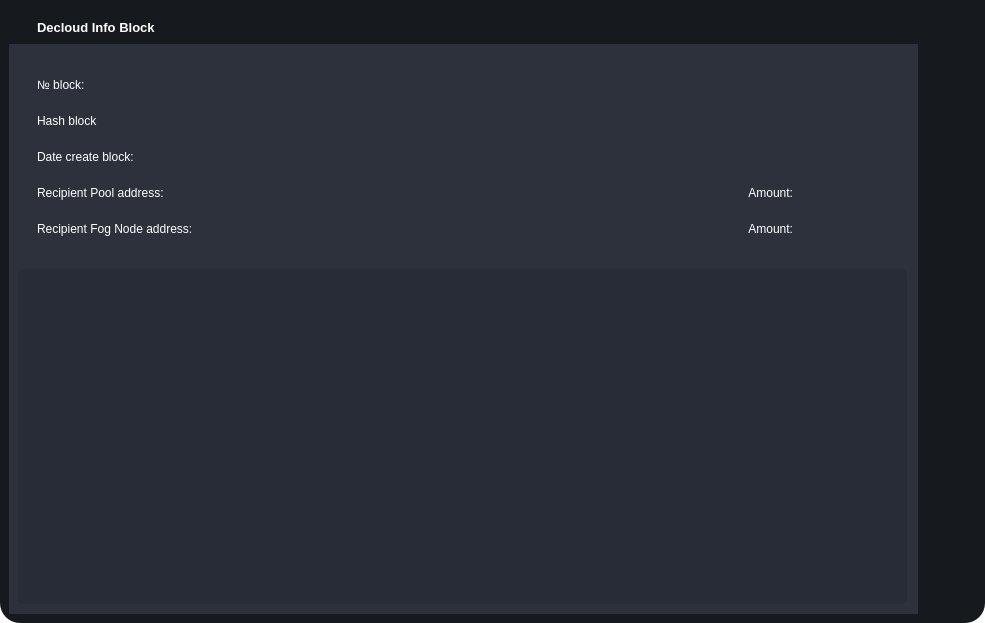
<?xml version="1.0" encoding="UTF-8"?>
<ui version="4.0">
 <class>Dialog</class>
 <widget class="QDialog" name="Dialog">
  <property name="geometry">
   <rect>
    <x>0</x>
    <y>0</y>
    <width>985</width>
    <height>623</height>
   </rect>
  </property>
  <property name="windowTitle">
   <string notr="true">Dialog</string>
  </property>
  <property name="styleSheet">
   <string notr="true">* {
	border: none;
	background-color:transparent;
	background: transparent;
	padding: 0;
	margin:0;
	color:#fff;
}

#bodyContainer {
	background-color: #16191d;
	border-bottom-left-radius: 20px;
	border-bottom-right-radius: 20px;
}
#headerContainer {
	background-color: #16191d;
}

QTableWidget {	
	background-color: rgb(39, 44, 54);
	padding: 10px;
	border-radius: 5px;
	gridline-color: rgb(44, 49, 60);
	border-bottom: 1px solid rgb(44, 49, 60);
}
QTableWidget::item{
	border-color: rgb(44, 49, 60);
	padding-left: 5px;
	padding-right: 5px;
	gridline-color: rgb(44, 49, 60);
}
QTableWidget::item:selected{
	background-color: #55aaff;
}
QScrollBar:horizontal {
    border: none;
    background: rgb(52, 59, 72);
    height: 14px;
    margin: 0px 21px 0 21px;
	border-radius: 0px;
}
 QScrollBar:vertical {
	border: none;
    background: rgb(52, 59, 72);
    width: 14px;
    margin: 21px 0 21px 0;
	border-radius: 0px;
 }
QHeaderView::section{
	Background-color: rgb(39, 44, 54);
	max-width: 30px;
	border: 1px solid rgb(44, 49, 60);
	border-style: none;
    border-bottom: 1px solid rgb(44, 49, 60);
    border-right: 1px solid rgb(44, 49, 60);
}
QTableWidget::horizontalHeader {	
	background-color: rgb(81, 255, 0);
}
QHeaderView::section:horizontal
{
    border: 1px solid rgb(32, 34, 42);
	background-color: rgb(27, 29, 35);
	padding: 3px;
	border-top-left-radius: 7px;
    border-top-right-radius: 7px;
}
QHeaderView::section:vertical
{
    border: 1px solid rgb(44, 49, 60);
}

/* SCROLL BARS */
QScrollBar:horizontal {
    border: none;
    background: rgb(52, 59, 72);
    height: 14px;
    margin: 0px 21px 0 21px;
	border-radius: 0px;
}
QScrollBar::handle:horizontal {
    background: #55aaff;;
    min-width: 25px;
	border-radius: 7px
}
QScrollBar::add-line:horizontal {
    border: none;
    background: rgb(55, 63, 77);
    width: 20px;
	border-top-right-radius: 7px;
    border-bottom-right-radius: 7px;
    subcontrol-position: right;
    subcontrol-origin: margin;
}
QScrollBar::sub-line:horizontal {
    border: none;
    background: rgb(55, 63, 77);
    width: 20px;
	border-top-left-radius: 7px;
    border-bottom-left-radius: 7px;
    subcontrol-position: left;
    subcontrol-origin: margin;
}
QScrollBar::up-arrow:horizontal, QScrollBar::down-arrow:horizontal
{
     background: none;
}
QScrollBar::add-page:horizontal, QScrollBar::sub-page:horizontal
{
     background: none;
}
 QScrollBar:vertical {
	border: none;
    background: rgb(52, 59, 72);
    width: 14px;
    margin: 21px 0 21px 0;
	border-radius: 0px;
 }
 QScrollBar::handle:vertical {	
	background:#55aaff;;
    min-height: 25px;
	border-radius: 7px
 }
 QScrollBar::add-line:vertical {
     border: none;
    background: rgb(55, 63, 77);
     height: 20px;
	border-bottom-left-radius: 7px;
    border-bottom-right-radius: 7px;
     subcontrol-position: bottom;
     subcontrol-origin: margin;
 }
 QScrollBar::sub-line:vertical {
	border: none;
    background: rgb(55, 63, 77);
     height: 20px;
	border-top-left-radius: 7px;
    border-top-right-radius: 7px;
     subcontrol-position: top;
     subcontrol-origin: margin;
 }
 QScrollBar::up-arrow:vertical, QScrollBar::down-arrow:vertical {
     background: none;
 }

 QScrollBar::add-page:vertical, QScrollBar::sub-page:vertical {
     background: none;
 }</string>
  </property>
  <layout class="QVBoxLayout" name="verticalLayout">
   <property name="spacing">
    <number>0</number>
   </property>
   <property name="leftMargin">
    <number>0</number>
   </property>
   <property name="topMargin">
    <number>0</number>
   </property>
   <property name="rightMargin">
    <number>0</number>
   </property>
   <property name="bottomMargin">
    <number>0</number>
   </property>
   <item>
    <widget class="QFrame" name="headerContainer">
     <property name="frameShape">
      <enum>QFrame::StyledPanel</enum>
     </property>
     <property name="frameShadow">
      <enum>QFrame::Raised</enum>
     </property>
     <layout class="QHBoxLayout" name="horizontalLayout">
      <property name="spacing">
       <number>0</number>
      </property>
      <property name="leftMargin">
       <number>15</number>
      </property>
      <property name="topMargin">
       <number>20</number>
      </property>
      <property name="rightMargin">
       <number>14</number>
      </property>
      <property name="bottomMargin">
       <number>0</number>
      </property>
      <item alignment="Qt::AlignLeft">
       <widget class="QFrame" name="frame_3">
        <property name="frameShape">
         <enum>QFrame::StyledPanel</enum>
        </property>
        <property name="frameShadow">
         <enum>QFrame::Raised</enum>
        </property>
        <layout class="QHBoxLayout" name="horizontalLayout_3">
         <property name="spacing">
          <number>5</number>
         </property>
         <property name="leftMargin">
          <number>10</number>
         </property>
         <property name="topMargin">
          <number>0</number>
         </property>
         <property name="rightMargin">
          <number>0</number>
         </property>
         <property name="bottomMargin">
          <number>0</number>
         </property>
         <item>
          <widget class="QLabel" name="label_2">
           <property name="maximumSize">
            <size>
             <width>30</width>
             <height>30</height>
            </size>
           </property>
           <property name="text">
            <string/>
           </property>
           <property name="pixmap">
            <pixmap resource="../resourses.qrc">:/images/icon.png</pixmap>
           </property>
           <property name="scaledContents">
            <bool>true</bool>
           </property>
           <property name="wordWrap">
            <bool>false</bool>
           </property>
           <property name="openExternalLinks">
            <bool>false</bool>
           </property>
          </widget>
         </item>
         <item>
          <widget class="QLabel" name="label">
           <property name="font">
            <font>
             <pointsize>10</pointsize>
             <weight>75</weight>
             <bold>true</bold>
            </font>
           </property>
           <property name="text">
            <string>Decloud Info Block</string>
           </property>
          </widget>
         </item>
        </layout>
       </widget>
      </item>
     </layout>
    </widget>
   </item>
   <item>
    <widget class="QFrame" name="bodyContainer">
     <property name="sizePolicy">
      <sizepolicy hsizetype="Preferred" vsizetype="Expanding">
       <horstretch>0</horstretch>
       <verstretch>0</verstretch>
      </sizepolicy>
     </property>
     <property name="font">
      <font>
       <pointsize>9</pointsize>
      </font>
     </property>
     <property name="frameShape">
      <enum>QFrame::StyledPanel</enum>
     </property>
     <property name="frameShadow">
      <enum>QFrame::Raised</enum>
     </property>
     <layout class="QHBoxLayout" name="horizontalLayout_4">
      <item>
       <widget class="QFrame" name="frame_4">
        <property name="styleSheet">
         <string notr="true">#frame_4 {
	background-color: #2c313c;
}

</string>
        </property>
        <property name="frameShape">
         <enum>QFrame::StyledPanel</enum>
        </property>
        <property name="frameShadow">
         <enum>QFrame::Raised</enum>
        </property>
        <layout class="QVBoxLayout" name="verticalLayout_3">
         <property name="rightMargin">
          <number>11</number>
         </property>
         <item>
          <widget class="QFrame" name="frame_2">
           <property name="sizePolicy">
            <sizepolicy hsizetype="Expanding" vsizetype="Preferred">
             <horstretch>0</horstretch>
             <verstretch>0</verstretch>
            </sizepolicy>
           </property>
           <property name="styleSheet">
            <string notr="true"/>
           </property>
           <property name="frameShape">
            <enum>QFrame::StyledPanel</enum>
           </property>
           <property name="frameShadow">
            <enum>QFrame::Raised</enum>
           </property>
           <layout class="QHBoxLayout" name="horizontalLayout_5">
            <property name="spacing">
             <number>10</number>
            </property>
            <property name="leftMargin">
             <number>0</number>
            </property>
            <property name="topMargin">
             <number>0</number>
            </property>
            <property name="rightMargin">
             <number>0</number>
            </property>
            <property name="bottomMargin">
             <number>0</number>
            </property>
           </layout>
          </widget>
         </item>
         <item>
          <layout class="QGridLayout" name="gridLayout_2" columnstretch="3,5,1,1,0">
           <property name="leftMargin">
            <number>19</number>
           </property>
           <property name="topMargin">
            <number>11</number>
           </property>
           <property name="rightMargin">
            <number>19</number>
           </property>
           <property name="bottomMargin">
            <number>19</number>
           </property>
           <item row="2" column="0">
            <widget class="QLabel" name="label_5">
             <property name="font">
              <font>
               <pointsize>9</pointsize>
              </font>
             </property>
             <property name="text">
              <string>Date create block:</string>
             </property>
             <property name="wordWrap">
              <bool>true</bool>
             </property>
            </widget>
           </item>
           <item row="4" column="0">
            <widget class="QLabel" name="label_7">
             <property name="font">
              <font>
               <pointsize>9</pointsize>
              </font>
             </property>
             <property name="text">
              <string>Recipient Pool address:</string>
             </property>
             <property name="wordWrap">
              <bool>true</bool>
             </property>
            </widget>
           </item>
           <item row="7" column="2">
            <widget class="QLabel" name="label_11">
             <property name="font">
              <font>
               <pointsize>9</pointsize>
              </font>
             </property>
             <property name="text">
              <string>Amount:</string>
             </property>
             <property name="alignment">
              <set>Qt::AlignRight|Qt::AlignTrailing|Qt::AlignVCenter</set>
             </property>
             <property name="wordWrap">
              <bool>true</bool>
             </property>
             <property name="margin">
              <number>5</number>
             </property>
            </widget>
           </item>
           <item row="7" column="0">
            <widget class="QLabel" name="label_9">
             <property name="font">
              <font>
               <pointsize>9</pointsize>
              </font>
             </property>
             <property name="text">
              <string>Recipient Fog Node address:</string>
             </property>
             <property name="wordWrap">
              <bool>true</bool>
             </property>
            </widget>
           </item>
           <item row="0" column="0">
            <widget class="QLabel" name="label_3">
             <property name="font">
              <font>
               <pointsize>9</pointsize>
              </font>
             </property>
             <property name="text">
              <string>№ block:</string>
             </property>
             <property name="wordWrap">
              <bool>true</bool>
             </property>
            </widget>
           </item>
           <item row="4" column="2">
            <widget class="QLabel" name="label_12">
             <property name="font">
              <font>
               <pointsize>9</pointsize>
              </font>
             </property>
             <property name="text">
              <string>Amount:</string>
             </property>
             <property name="alignment">
              <set>Qt::AlignRight|Qt::AlignTrailing|Qt::AlignVCenter</set>
             </property>
             <property name="wordWrap">
              <bool>true</bool>
             </property>
             <property name="margin">
              <number>5</number>
             </property>
            </widget>
           </item>
           <item row="4" column="1">
            <widget class="QLabel" name="RecipientPoolAddressLabel">
             <property name="minimumSize">
              <size>
               <width>0</width>
               <height>30</height>
              </size>
             </property>
             <property name="font">
              <font>
               <pointsize>9</pointsize>
              </font>
             </property>
             <property name="text">
              <string/>
             </property>
             <property name="wordWrap">
              <bool>true</bool>
             </property>
            </widget>
           </item>
           <item row="7" column="1">
            <widget class="QLabel" name="RecipientFogNodeAddressLabel">
             <property name="minimumSize">
              <size>
               <width>0</width>
               <height>30</height>
              </size>
             </property>
             <property name="font">
              <font>
               <pointsize>9</pointsize>
              </font>
             </property>
             <property name="text">
              <string/>
             </property>
             <property name="wordWrap">
              <bool>true</bool>
             </property>
            </widget>
           </item>
           <item row="4" column="3" colspan="2">
            <widget class="QLabel" name="RecipientPoolAmountLabel">
             <property name="font">
              <font>
               <pointsize>9</pointsize>
              </font>
             </property>
             <property name="text">
              <string/>
             </property>
             <property name="wordWrap">
              <bool>true</bool>
             </property>
            </widget>
           </item>
           <item row="2" column="1" colspan="4">
            <widget class="QLabel" name="DateLabel">
             <property name="minimumSize">
              <size>
               <width>0</width>
               <height>30</height>
              </size>
             </property>
             <property name="font">
              <font>
               <pointsize>9</pointsize>
              </font>
             </property>
             <property name="text">
              <string/>
             </property>
             <property name="wordWrap">
              <bool>true</bool>
             </property>
            </widget>
           </item>
           <item row="7" column="3" colspan="2">
            <widget class="QLabel" name="RecipientFogNodeAmountsLabel">
             <property name="minimumSize">
              <size>
               <width>0</width>
               <height>30</height>
              </size>
             </property>
             <property name="font">
              <font>
               <pointsize>9</pointsize>
              </font>
             </property>
             <property name="text">
              <string/>
             </property>
             <property name="wordWrap">
              <bool>true</bool>
             </property>
            </widget>
           </item>
           <item row="1" column="0">
            <widget class="QLabel" name="label_4">
             <property name="font">
              <font>
               <pointsize>9</pointsize>
              </font>
             </property>
             <property name="text">
              <string>Hash block</string>
             </property>
            </widget>
           </item>
           <item row="0" column="1" colspan="4">
            <widget class="QLabel" name="NumberBlockLabel">
             <property name="minimumSize">
              <size>
               <width>0</width>
               <height>30</height>
              </size>
             </property>
             <property name="font">
              <font>
               <pointsize>9</pointsize>
              </font>
             </property>
             <property name="text">
              <string/>
             </property>
             <property name="wordWrap">
              <bool>true</bool>
             </property>
            </widget>
           </item>
           <item row="1" column="1" colspan="4">
            <widget class="QLabel" name="HashBlockLabel">
             <property name="minimumSize">
              <size>
               <width>0</width>
               <height>30</height>
              </size>
             </property>
             <property name="font">
              <font>
               <pointsize>9</pointsize>
              </font>
             </property>
             <property name="text">
              <string/>
             </property>
            </widget>
           </item>
          </layout>
         </item>
         <item>
          <widget class="QTableWidget" name="TransactionTableWidget">
           <property name="styleSheet">
            <string notr="true"/>
           </property>
          </widget>
         </item>
        </layout>
       </widget>
      </item>
      <item alignment="Qt::AlignRight">
       <widget class="QFrame" name="frame">
        <property name="frameShape">
         <enum>QFrame::StyledPanel</enum>
        </property>
        <property name="frameShadow">
         <enum>QFrame::Raised</enum>
        </property>
        <layout class="QVBoxLayout" name="verticalLayout_2">
         <property name="spacing">
          <number>17</number>
         </property>
         <item>
          <widget class="QPushButton" name="okButton">
           <property name="minimumSize">
            <size>
             <width>0</width>
             <height>0</height>
            </size>
           </property>
           <property name="styleSheet">
            <string notr="true">QPushButton {
	border-radius:5px;
	padding: 1px;
}
QPushButton:hover {
	background-color: rgb(22, 216, 87);
}</string>
           </property>
           <property name="text">
            <string/>
           </property>
           <property name="icon">
            <iconset resource="../resourses.qrc">
             <normaloff>:/icons/icons/check.svg</normaloff>:/icons/icons/check.svg</iconset>
           </property>
           <property name="iconSize">
            <size>
             <width>24</width>
             <height>24</height>
            </size>
           </property>
          </widget>
         </item>
         <item>
          <widget class="QPushButton" name="cancelButton">
           <property name="minimumSize">
            <size>
             <width>0</width>
             <height>0</height>
            </size>
           </property>
           <property name="styleSheet">
            <string notr="true">QPushButton {
	border-radius:5px;
	padding: 1px;
}
QPushButton:hover {
	background-color: rgb(255, 38, 41);
}</string>
           </property>
           <property name="text">
            <string/>
           </property>
           <property name="icon">
            <iconset resource="../resourses.qrc">
             <normaloff>:/icons/icons/x.svg</normaloff>:/icons/icons/x.svg</iconset>
           </property>
           <property name="iconSize">
            <size>
             <width>24</width>
             <height>24</height>
            </size>
           </property>
          </widget>
         </item>
         <item>
          <spacer name="verticalSpacer">
           <property name="orientation">
            <enum>Qt::Vertical</enum>
           </property>
           <property name="sizeHint" stdset="0">
            <size>
             <width>20</width>
             <height>93</height>
            </size>
           </property>
          </spacer>
         </item>
        </layout>
       </widget>
      </item>
     </layout>
    </widget>
   </item>
  </layout>
 </widget>
 <resources>
  <include location="../resourses.qrc"/>
  <include location="../resourses.qrc"/>
  <include location="../resourses.qrc"/>
  <include location="../../../../Users/Maxa-progy/.designer/resourses.qrc"/>
 </resources>
 <connections/>
</ui>
